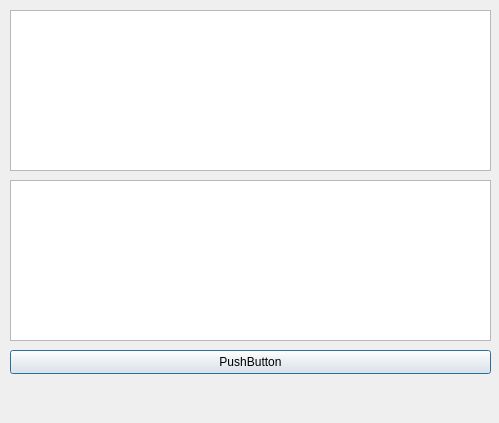
<?xml version="1.0" encoding="UTF-8"?>
<ui version="4.0">
 <class>Task6Window</class>
 <widget class="QDialog" name="Task6Window">
  <property name="geometry">
   <rect>
    <x>0</x>
    <y>0</y>
    <width>499</width>
    <height>423</height>
   </rect>
  </property>
  <property name="windowTitle">
   <string>Dialog</string>
  </property>
  <widget class="QTextEdit" name="textEdit_f1">
   <property name="geometry">
    <rect>
     <x>10</x>
     <y>10</y>
     <width>481</width>
     <height>161</height>
    </rect>
   </property>
  </widget>
  <widget class="QTextEdit" name="textEdit_f2">
   <property name="geometry">
    <rect>
     <x>10</x>
     <y>180</y>
     <width>481</width>
     <height>161</height>
    </rect>
   </property>
  </widget>
  <widget class="QPushButton" name="btnExecute">
   <property name="geometry">
    <rect>
     <x>10</x>
     <y>350</y>
     <width>481</width>
     <height>24</height>
    </rect>
   </property>
   <property name="text">
    <string>PushButton</string>
   </property>
  </widget>
 </widget>
 <resources/>
 <connections/>
</ui>
